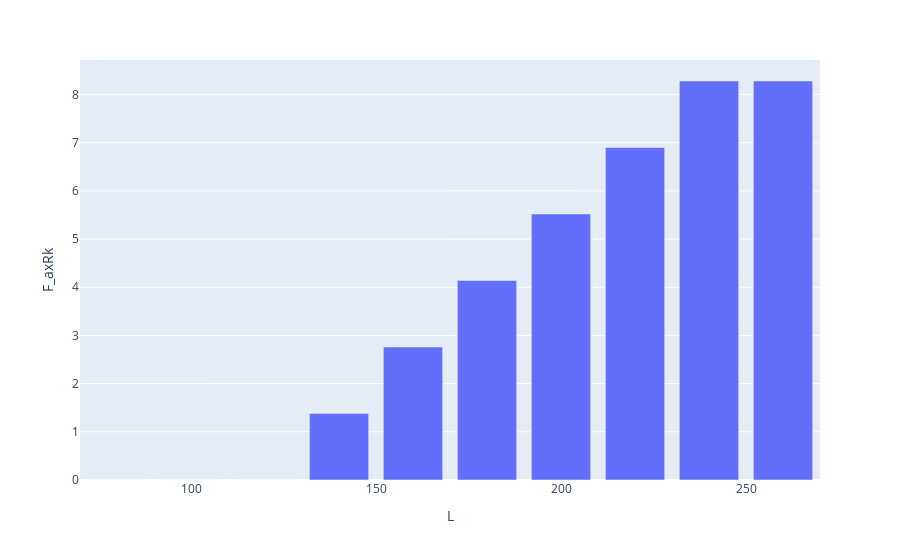

The notebook cell this image was saved under:
### Markdown cell above
### Diagramme

Das folgende Balkendiagramm wird auf eine etwas andere Art erstellt. Hierfür wird die *plotly express-* Methode angewendet, bei der zunächst die verwendeten Daten in einem Dictionary (oder DataFrame) verpackt werden. Schließlich wird mit dem Befehl *px.bar* das Diagramm erzeugt.

```python
#Erstellen eines Dictionaries
dict = {'x':x-Werte, 'y':y-Werte}

#Hinzufügen einer Tabelle
px.bar(Dictionary, x=x-Werte, y=y-Werte)
```

**Link zur Online-Dokumentation** <br>
[Plotly Balkendiagramme](https://plotly.com/python/bar-charts/)<br>

**Link zur API Referenz** <br>
[Plotly Balkendiagramme](https://plotly.com/python-api-reference/generated/plotly.express.bar.html?highlight=bar#plotly.express.bar)<br>

### Code cell
import plotly.express as px

#Erstellen eines Dictionaries
dict_d6 = {'L': L_L, 'F_axRk': L_axial, 'F_vRk': L_scher}

#Hinzufügen einer Tabelle
fig =  px.bar(dict_d6, x='L', y='F_axRk')

#Anzeigen der Tabelle
fig.show()

### Figure 1 — Plotly figure (JSON) as saved in the notebook; plotly's stock layout.template omitted (floating-point values rounded to 4 significant figures)
{"data": [{"alignmentgroup": "True", "hovertemplate": "L=%{x}<br>F_axRk=%{y}<extra></extra>", "legendgroup": "", "marker": {"color": "#636efa", "pattern": {"shape": ""}}, "name": "", "offsetgroup": "", "orientation": "v", "showlegend": false, "textposition": "auto", "type": "bar", "x": [80, 100, 120, 140, 160, 180, 200, 220, 240, 260], "xaxis": "x", "y": [0, 0, 0, 1.38, 2.76, 4.14, 5.52, 6.9, 8.28, 8.28], "yaxis": "y"}], "layout": {"barmode": "relative", "legend": {"tracegroupgap": 0}, "margin": {"t": 60}, "xaxis": {"anchor": "y", "domain": [0, 1], "title": {"text": "L"}}, "yaxis": {"anchor": "x", "domain": [0, 1], "title": {"text": "F_axRk"}}}}
